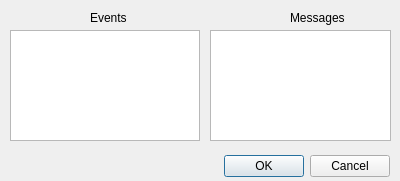
<?xml version="1.0" encoding="UTF-8"?>
<ui version="4.0">
 <class>LegendDialog</class>
 <widget class="QDialog" name="LegendDialog">
  <property name="geometry">
   <rect>
    <x>0</x>
    <y>0</y>
    <width>400</width>
    <height>181</height>
   </rect>
  </property>
  <property name="windowTitle">
   <string>Dialog</string>
  </property>
  <widget class="QDialogButtonBox" name="buttonBox">
   <property name="geometry">
    <rect>
     <x>10</x>
     <y>150</y>
     <width>380</width>
     <height>32</height>
    </rect>
   </property>
   <property name="orientation">
    <enum>Qt::Orientation::Horizontal</enum>
   </property>
   <property name="standardButtons">
    <set>QDialogButtonBox::StandardButton::Cancel|QDialogButtonBox::StandardButton::Ok</set>
   </property>
  </widget>
  <widget class="ColorListWidget" name="eventsListWidget">
   <property name="geometry">
    <rect>
     <x>10</x>
     <y>30</y>
     <width>190</width>
     <height>111</height>
    </rect>
   </property>
   <property name="selectionMode">
    <enum>QAbstractItemView::SelectionMode::NoSelection</enum>
   </property>
   <property name="supportedDragActions">
    <set>Qt::DropAction::IgnoreAction</set>
   </property>
  </widget>
  <widget class="QLabel" name="label">
   <property name="geometry">
    <rect>
     <x>90</x>
     <y>10</y>
     <width>51</width>
     <height>16</height>
    </rect>
   </property>
   <property name="text">
    <string>Events</string>
   </property>
  </widget>
  <widget class="QLabel" name="label_2">
   <property name="geometry">
    <rect>
     <x>290</x>
     <y>10</y>
     <width>61</width>
     <height>16</height>
    </rect>
   </property>
   <property name="text">
    <string>Messages</string>
   </property>
  </widget>
  <widget class="ColorListWidget" name="messagesListWidget">
   <property name="geometry">
    <rect>
     <x>210</x>
     <y>30</y>
     <width>181</width>
     <height>111</height>
    </rect>
   </property>
   <property name="selectionMode">
    <enum>QAbstractItemView::SelectionMode::NoSelection</enum>
   </property>
  </widget>
 </widget>
 <customwidgets>
  <customwidget>
   <class>ColorListWidget</class>
   <extends>QListWidget</extends>
   <header>colorlistwidget.h</header>
  </customwidget>
 </customwidgets>
 <resources/>
 <connections>
  <connection>
   <sender>buttonBox</sender>
   <signal>accepted()</signal>
   <receiver>LegendDialog</receiver>
   <slot>accept()</slot>
   <hints>
    <hint type="sourcelabel">
     <x>228</x>
     <y>164</y>
    </hint>
    <hint type="destinationlabel">
     <x>157</x>
     <y>180</y>
    </hint>
   </hints>
  </connection>
  <connection>
   <sender>buttonBox</sender>
   <signal>rejected()</signal>
   <receiver>LegendDialog</receiver>
   <slot>reject()</slot>
   <hints>
    <hint type="sourcelabel">
     <x>296</x>
     <y>170</y>
    </hint>
    <hint type="destinationlabel">
     <x>286</x>
     <y>180</y>
    </hint>
   </hints>
  </connection>
 </connections>
</ui>
